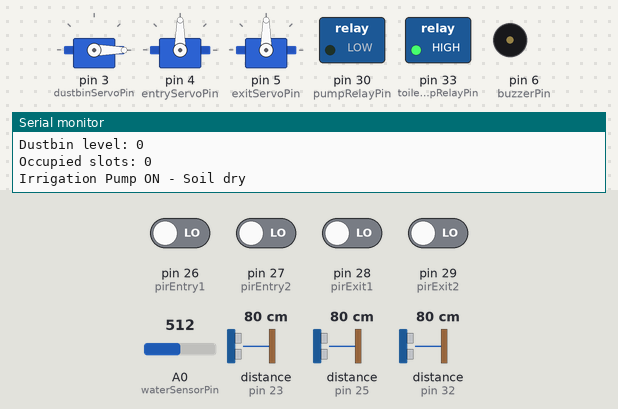
A sketch run on a simulated Arduino Mega 2560, built with avr-gcc and run on an emulated ATmega2560. Parts: 3 × servo, switched loads named in the sketch (green lamp = pin HIGH), buzzer (waves = sounding, pin HIGH), the last lines printed to the serial monitor. Wiring (inferred from the names in the program): 3 × ultrasonic range finder: trigger pin 22, echo pin 23 / trigger pin 24, echo pin 25 / trigger pin 31, echo pin 32. Inputs (shaded band) come from the test bench; at power-on: pin 26 (pirEntry1), pin 27 (pirEntry2), pin 28 (pirExit1), pin 29 (pirExit2) LOW, A0 (waterSensorPin) = 512, distance to the obstacle (sensors on pin 32, pin 23, pin 25) 80 cm. The echo pulse lasts 58.3 µs per cm; pins used as bus, display or sensor lines are not drawn.

Above: at 1.3 s.
1.4 s: pin 26 (pirEntry1) driven HIGH
At 2.5 s:
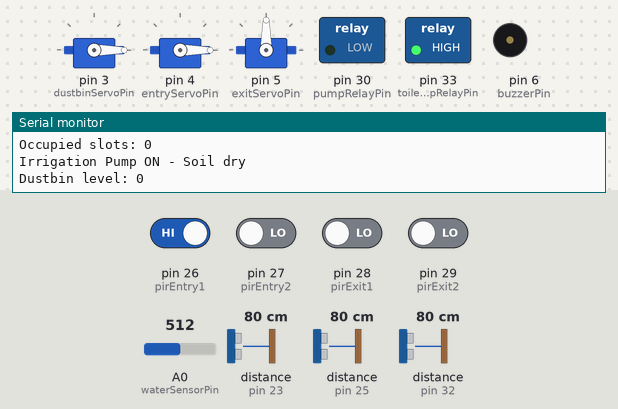
4.5 s: A0 (waterSensorPin) set to 490
At 7.4 s:
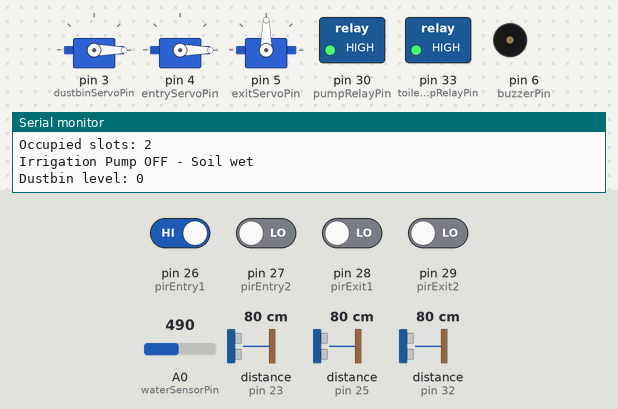
7.6 s: distance to the obstacle (sensor on pin 32) set to 12 cm
10.1 s: distance to the obstacle (sensor on pin 32) set to 9 cm
At 11.5 s:
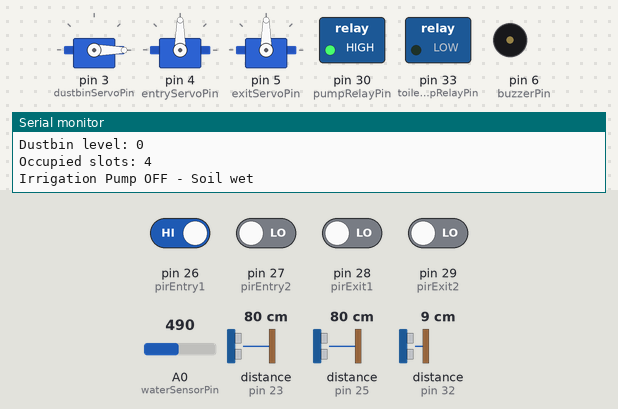
13.2 s: distance to the obstacle (sensor on pin 23) set to 8 cm
16.3 s: distance to the obstacle (sensor on pin 23) set to 5 cm
At 25.3 s:
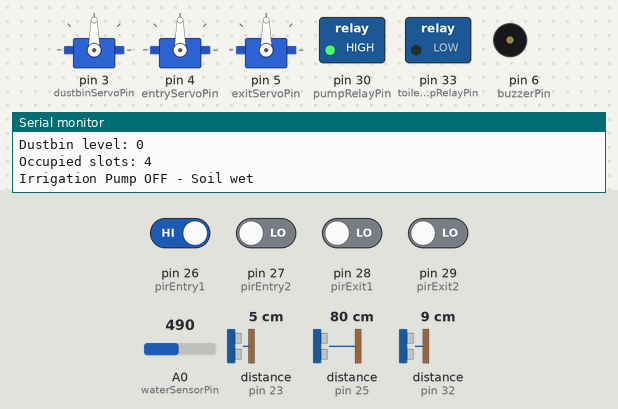
Timing chart, 0 to 25.6 s (numbered marks = the images above; inputs shaded):
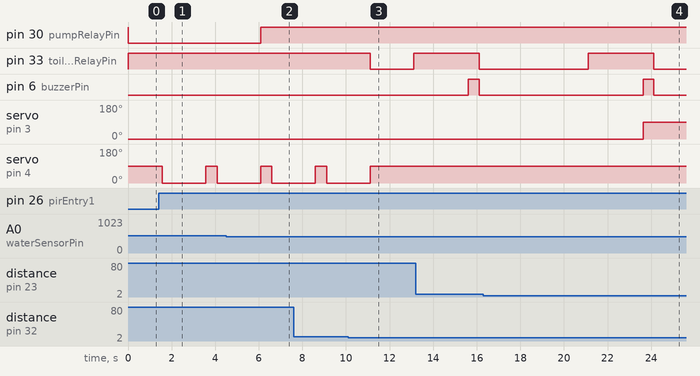

Measured:
- the behaviour switches between 501 and 500 on A0 (waterSensorPin) (found by bisection; images 1 and 2)
- the behaviour switches between 11 and 10 cm on distance to the obstacle (sensor on pin 32) (found by bisection; images 2 and 3)
- the behaviour switches between 7 and 6 cm on distance to the obstacle (sensor on pin 23) (found by bisection; images 3 and 4)
- after the input at 1.4 s, servo on pin 4 (entryServoPin): 90° → 0° after 0.17 s, → 90° 2.0 s later, → 0° 0.52 s later
- after the input at 4.5 s, pin 30 (pumpRelayPin): LOW → HIGH after 1.6 s
- after the input at 10.1 s, pin 33 (toiletPumpRelayPin): HIGH → LOW after 1.0 s, → HIGH 2.0 s later; pin 6 (buzzerPin): stops changing and stays LOW
- after the input at 16.3 s, servo on pin 3 (dustbinServoPin): 0° → 90° after 7.3 s

The sketch:

home5b.ino
```cpp
#include <Servo.h>

// ------------------- AUTOMATIC DUSTBIN -------------------
Servo dustbinServo;
int dustbinServoPin = 3;

// Ultrasonic sensors for dustbin
const int trigBinPin = 22;
const int echoBinPin = 23;
const int trigLevelPin = 24;
const int echoLevelPin = 25;

const int dustbinHeight = 8; // cm
int dustbinLevel = 0;
bool lidOpen = false;

// ------------------- SMART PARKING -------------------
Servo entryServo;
Servo exitServo;
int entryServoPin = 4;
int exitServoPin = 5;

const int pirEntry1 = 26;
const int pirEntry2 = 27;
const int pirExit1 = 28;
const int pirExit2 = 29;

int totalSlots = 4;
int occupiedSlots = 0;
const int buzzerPin = 6;

// ------------------- SMART IRRIGATION -------------------
const int waterSensorPin = A0;
const int pumpRelayPin = 30; // active LOW relay

// ------------------- SMART TOILET -------------------
const int trigToilet = 31;
const int echoToilet = 32;
const int toiletPumpRelayPin = 33; // active LOW relay

bool toiletFirstDetected = false;

// ------------------- SETUP -------------------
void setup() {
  Serial.begin(9600);

  // Dustbin
  dustbinServo.attach(dustbinServoPin);
  pinMode(trigBinPin, OUTPUT);
  pinMode(echoBinPin, INPUT);
  pinMode(trigLevelPin, OUTPUT);
  pinMode(echoLevelPin, INPUT);
  dustbinServo.write(0);

  // Parking
  entryServo.attach(entryServoPin);
  exitServo.attach(exitServoPin);
  pinMode(pirEntry1, INPUT);
  pinMode(pirEntry2, INPUT);
  pinMode(pirExit1, INPUT);
  pinMode(pirExit2, INPUT);
  pinMode(buzzerPin, OUTPUT);
  entryServo.write(90);  // closed
  exitServo.write(90);   // closed

  // Irrigation
  pinMode(pumpRelayPin, OUTPUT);
  digitalWrite(pumpRelayPin, HIGH); // pump OFF

  // Toilet
  pinMode(trigToilet, OUTPUT);
  pinMode(echoToilet, INPUT);
  pinMode(toiletPumpRelayPin, OUTPUT);
  digitalWrite(toiletPumpRelayPin, HIGH); // pump OFF
}

// ------------------- HELPERS -------------------
long measureDistance(int trigPin, int echoPin) {
  digitalWrite(trigPin, LOW);
  delayMicroseconds(2);
  digitalWrite(trigPin, HIGH);
  delayMicroseconds(10);
  digitalWrite(trigPin, LOW);
  long duration = pulseIn(echoPin, HIGH, 30000);
  return duration * 0.034 / 2;
}

// ------------------- DUSTBIN -------------------
void controlDustbinLid() {
  long objectDist = measureDistance(trigBinPin, echoBinPin);
  long fillDist = measureDistance(trigLevelPin, echoLevelPin);

  // Map fill distance to bin level
  if (fillDist > dustbinHeight || fillDist <= 0) dustbinLevel = 0;       // empty
  else if (fillDist > dustbinHeight * 0.75) dustbinLevel = 1;            // quarter
  else if (fillDist > dustbinHeight * 0.5) dustbinLevel = 2;             // half
  else if (fillDist > dustbinHeight * 0.25) dustbinLevel = 3;            // three-quarter
  else dustbinLevel = 4;                                                 // full

  Serial.print("Dustbin level: "); Serial.println(dustbinLevel);

  // Control lid
  if (objectDist <= 5 && dustbinLevel < 4) {
    if (!lidOpen) {
      dustbinServo.write(90); // open
      lidOpen = true;
    }
  } else {
    if (lidOpen) {
      dustbinServo.write(0); // close
      lidOpen = false;
    }
  }
}

// ------------------- PARKING -------------------
void controlParking() {
  bool entryDetected = digitalRead(pirEntry1) || digitalRead(pirEntry2);
  bool exitDetected = digitalRead(pirExit1) || digitalRead(pirExit2);

  if (entryDetected) {
    if (occupiedSlots < totalSlots) {
      entryServo.write(0);   // open
      delay(2000);
      entryServo.write(90);  // close
      occupiedSlots++;
    } else {
      digitalWrite(buzzerPin, HIGH);
      delay(500);
      digitalWrite(buzzerPin, LOW);
    }
  }

  if (exitDetected && occupiedSlots > 0) {
    exitServo.write(0);
    delay(2000);
    exitServo.write(90);
    occupiedSlots--;
  }

  Serial.print("Occupied slots: "); Serial.println(occupiedSlots);
}

// ------------------- IRRIGATION -------------------
void controlIrrigation() {
  int waterLevel = analogRead(waterSensorPin);

  if (waterLevel > 500) { // dry
    digitalWrite(pumpRelayPin, LOW);  // pump ON
    Serial.println("Irrigation Pump ON - Soil dry");
  } else {
    digitalWrite(pumpRelayPin, HIGH); // pump OFF
    Serial.println("Irrigation Pump OFF - Soil wet");
  }
}

// ------------------- TOILET -------------------
long getToiletDistance() {
  digitalWrite(trigToilet, LOW);
  delayMicroseconds(2);
  digitalWrite(trigToilet, HIGH);
  delayMicroseconds(10);
  digitalWrite(trigToilet, LOW);
  long duration = pulseIn(echoToilet, HIGH, 30000);
  return duration * 0.034 / 2;
}

void controlToilet() {
  long distance = getToiletDistance();

  if (distance > 0 && distance < 10) {
    if (!toiletFirstDetected) {
      // First detection → small flush
      digitalWrite(toiletPumpRelayPin, LOW);
      delay(2000);
      digitalWrite(toiletPumpRelayPin, HIGH);

      Serial.println("Smart Toilet: Small flush");
      toiletFirstDetected = true;
      delay(2000);
    } else {
      // Second detection → full flush
      digitalWrite(toiletPumpRelayPin, LOW);
      delay(5000);
      digitalWrite(toiletPumpRelayPin, HIGH);

      Serial.println("Smart Toilet: Full flush");
      toiletFirstDetected = false; // reset
      delay(2000);
    }
  }
}

// ------------------- LOOP -------------------
void loop() {
  controlDustbinLid();
  controlParking();
  controlIrrigation();
  controlToilet();
  delay(500);
}
```
